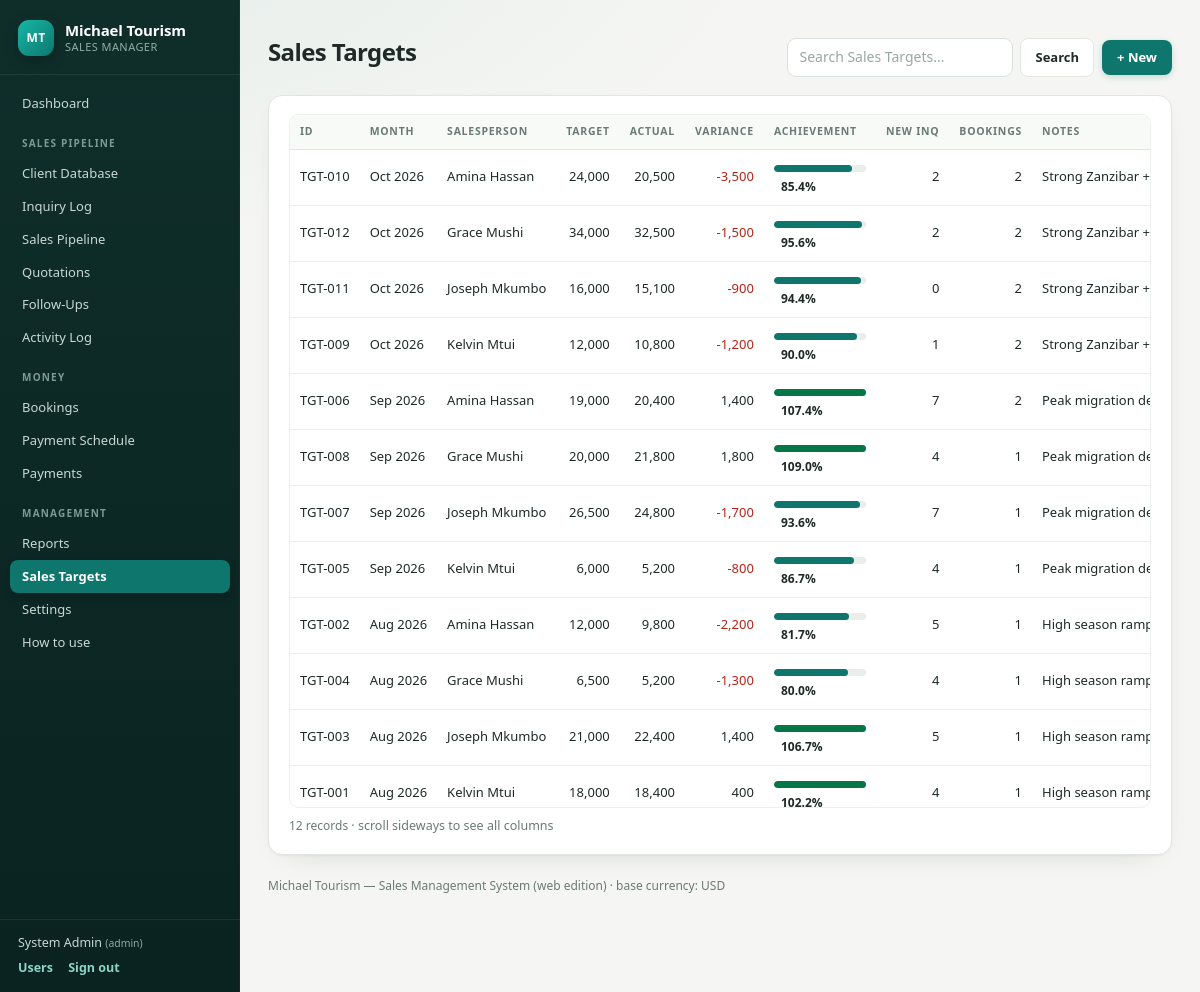
Screenshot of /index.php?page=targets (signed in) with the database file from the repository.
### tables this page shows
CREATE TABLE IF NOT EXISTS `users` (
  `id`            INT AUTO_INCREMENT PRIMARY KEY,
  `name`          VARCHAR(100) NOT NULL,
  `email`         VARCHAR(150) NOT NULL UNIQUE,
  `salt`          VARCHAR(64)  NOT NULL,
  `password_hash` VARCHAR(64)  NOT NULL,
  `role`          ENUM('admin','manager','sales') NOT NULL DEFAULT 'sales',
  `active`        TINYINT(1) NOT NULL DEFAULT 1,
  `created_at`    TIMESTAMP NOT NULL DEFAULT CURRENT_TIMESTAMP
);

CREATE TABLE IF NOT EXISTS `sales_targets` (
  `id`             INT AUTO_INCREMENT PRIMARY KEY,
  `month`          INT NOT NULL,
  `year`           INT NOT NULL,
  `salesperson`    INT NOT NULL,
  `target_revenue` DECIMAL(12,2) NULL,
  `notes`          TEXT NULL,
  UNIQUE KEY `uq_target` (`month`, `year`, `salesperson`)
);

### app/controllers/crud.php (called while the page is built, shortened)
<?php
function crud_rows(array $m, string $q): array
{
    $q    = trim((string)$q);
    $sql  = 'SELECT base.* FROM (' . $m['select'] . ') base';
    $params = [];
    $alias = str_replace('t.', 'base.', $m['ordered']);
    $sql .= ' ORDER BY ' . $alias;
    return crud_postprocess($m, DB::all($sql, $params));
}
function crud_postprocess(array $m, array $rows): array
{
    foreach ($rows as &$r) {
        $target = (float)($r['target_revenue'] ?? 0);
        $actual = (float)($r['actual'] ?? 0);
    }
    return $rows;
}
function crud_index(string $module): void
{
    $m = module_config($module);
    $q    = $_GET['q'] ?? '';
    $rows = crud_rows($m, (string)$q);
    view('crud_list', ['m' => $m, 'module' => $module, 'rows' => $rows, 'q' => $q]);
}

### app/Env.php (called while the page is built, shortened)
<?php
final class Env
{
    private static $values = [];
    public static function get(string $key, string $default = ''): string
    {
        $env = getenv($key);
        if ($env !== false && $env !== '') return $env;
        return self::$values[$key] ?? $default;
    }
}

### app/modules.php (called while the page is built, shortened)
<?php
function module_config(string $key): ?array
{
    static $modules = null;
    if ($modules === null) $modules = build_modules();
    return $modules[$key] ?? null;
}
function build_modules(): array
{
    $M = [];
    $M['payments'] = [
        'table'   => 'payments',
        'title'   => 'Payments',
        'prefix'  => 'PAY',
        'ordered' => 't.payment_date DESC, t.id DESC',
        'select'  => "
            SELECT t.*,
              CONCAT('PAY-',LPAD(t.id,3,'0'))                                     AS code,
              IF(t.booking_id IS NULL,'',CONCAT('BK-',LPAD(t.booking_id,3,'0')))  AS bk_code,
              c.name                                                              AS client_name,
              u.name                                                              AS sp_name,
              ROUND(COALESCE(t.amount,0) * COALESCE(fx.rate_to_base,1), 2)         AS base_amount
            FROM payments t
            LEFT JOIN bookings b ON b.id  = t.booking_id
            LEFT JOIN clients  c ON c.id  = b.client_id
            LEFT JOIN users    u ON u.id  = t.received_by
            LEFT JOIN fx_rates fx ON fx.currency = t.currency",
        'defaults' => [
            'payment_date' => 'today',
            'payment_type' => 'Deposit',
            'method'       => 'Bank Transfer',
        ],
        'cols' => [
            ['code', 'ID', 'code'],
            ['bk_code', 'Booking', 'code'],
            ['client_name', 'Client', 'text'],
            ['payment_date', 'Date', 'date'],
            ['invoice_ref', 'Invoice Ref', 'text'],
            ['payment_type', 'Type', 'text'],
            ['amount', 'Amount', 'money'],
            ['currency', 'Cur', 'text'],
            ['base_amount', 'Base Amount', 'money'],
            ['method', 'Method', 'text'],
            ['sp_name', 'Received By', 'text'],
            ['notes', 'Notes', 'text'],
        ],
        'fields' => [
            ['booking_id',   'Booking',     'ref:bookings', 'req'],
            ['payment_date', 'Payment Date', 'date',        'req'],
            ['invoice_ref',  'Invoice Ref', 'text'],
            ['payment_type', 'Payment Type', 'list:payment_type'],
            ['amount',       'Amount',      'money',        'req'],
            ['currency',     'Currency',    'currency'],
            ['method',       'Method',      'list:payment_method'],
            ['received_by',  'Received By', 'users'],
            ['notes',        'Notes',       'textarea'],
        ],
    ];
    $M['activities'] = [
        'table'   => 'activities',
        'title'   => 'Activity Log',
        'prefix'  => 'ACT',
        'ordered' => 't.activity_date DESC, t.id DESC',
        'select'  => "
            SELECT t.*,
              CONCAT('ACT-',LPAD(t.id,3,'0'))                                     AS code,
              CONCAT('INQ-',LPAD(t.inquiry_id,3,'0'))                             AS inq_code,
              c.name                                                              AS client_name,
              u.name                                                              AS sp_name
            FROM activities t
            LEFT JOIN inquiries i ON i.id = t.inquiry_id
            LEFT JOIN clients   c ON c.id = i.client_id
            LEFT JOIN users     u ON u.id = t.salesperson",
        'defaults' => [
            'activity_date' => 'today',
            'activity_type' => 'Call',
        ],
        'cols' => [
            ['code', 'ID', 'code'],
            ['activity_date', 'Date', 'date'],
            ['inq_code', 'Inquiry', 'code'],
            ['client_name', 'Client', 'text'],
            ['activity_type', 'Type', 'text'],
            ['summary', 'Summary', 'text'],
            ['next_action', 'Next Action', 'text'],
            ['next_action_date', 'Next Action Date', 'date'],
            ['sp_name', 'Salesperson', 'text'],
            ['duration_min', 'Min', 'int'],
        ],
        'fields' => [
            ['activity_date',    'Activity Date', 'date',          'req'],
            ['inquiry_id',       'Inquiry',       'ref:inquiries', 'req'],
            ['activity_type',    'Activity Type', 'list:activity_type'],
            ['summary',          'Summary',       'text',          'req'],
            ['next_action',      'Next Action',   'text'],
            ['next_action_date', 'Next Action Date', 'date'],
            ['salesperson',      'Salesperson',   'users'],
            ['duration_min',     'Duration (min)', 'int'],
        ],
    ];
    return $M;
}

### app/DB.php (called while the page is built, shortened)
<?php
final class DB
{
    private static $pdo = null;
    public static function pdo(): PDO
    {
        if (self::$pdo instanceof PDO) return self::$pdo;
        $dsn_host = Env::get('DB_HOST', '127.0.0.1');
        $dsn_port = Env::int('DB_PORT', 3306);
        $name     = Env::get('DB_NAME', '');
        $user     = Env::get('DB_USER', 'root');
        $pass     = Env::get('DB_PASS', '');
        $charset  = Env::get('DB_CHARSET', 'utf8mb4');
        $dsn = "mysql:host={$dsn_host};port={$dsn_port};dbname={$name};charset={$charset}";
        try {
            self::$pdo = new PDO($dsn, $user, $pass, [
                PDO::ATTR_ERRMODE            => PDO::ERRMODE_EXCEPTION,
                PDO::ATTR_DEFAULT_FETCH_MODE => PDO::FETCH_ASSOC,
                PDO::ATTR_EMULATE_PREPARES   => false,
            ]);
        } catch (PDOException $e) {
            http_response_code(500);
            error_log('DB connect failed: ' . $e->getMessage());
            exit('Database connection failed - check the credentials in .envWebVersion');
        }
        return self::$pdo;
    }
    public static function all(string $sql, array $params = []): array
    {
        $st = self::pdo()->prepare($sql);
        $st->execute($params);
        return $st->fetchAll();
    }
    public static function one(string $sql, array $params = []): ?array
    {
        $st = self::pdo()->prepare($sql);
        $st->execute($params);
        $row = $st->fetch();
        return $row === false ? null : $row;
    }
}

### app/Auth.php (called while the page is built, shortened)
<?php
final class Auth
{
    public static function user(): ?array
    {
        return DB::one('SELECT * FROM users WHERE id = ? AND active = 1', [$_SESSION['user_id']]);
    }
    public static function role(): string
    {
        $u = self::user();
        return $u ? $u['role'] : '';
    }
}

### app/views/crud_list.php (the view, shortened to what this page needs)
<div class="topbar">
  <h1><?= e($m['title']) ?></h1>
  <div class="tools">
    <form method="get" class="searchform">
      <input type="search" name="q" value="<?= e($q) ?>" placeholder="Search <?= e($m['title']) ?>...">
      <button class="btn ghost" type="submit">Search</button>
    </form>
    <a class="btn primary" href="index.php?page=<?= e($module) ?>&action=form">+ New</a>
  </div>
</div>
<div class="card full listcard">
  <div class="tablewrap listwrap">
  <table class="grid">
    <thead><tr>
      <?php foreach ($m['cols'] as [$k, $label]): ?><th><?= e($label) ?></th><?php endforeach; ?>
    </tr></thead>
    <tbody>
      <?php foreach ($rows as $r): ?>
      <tr>
        <?php foreach ($m['cols'] as [$k, , $type]): ?>
          <?php $v = $r[$k] ?? null; ?>
          <?php if ($type === 'badge'):   ?> <td><?= badge($v === null || $v === '' ? '-' : (string)$v) ?></td>
          <?php elseif ($type === 'money'): ?> <td class="num <?= (float)$v < 0 ? 'neg' : '' ?>"><?= money($v, false) ?></td>
          <?php elseif ($type === 'int'):  ?> <td class="num"><?= $v === null ? '—' : e($v) ?></td>
          <?php elseif ($type === 'date'): ?> <td class="dt"><?= $v ? e(date('d M Y', strtotime($v))) : '—' ?></td>
          <?php elseif ($type === 'pct'):  ?> <td><?= isset($r['achievement']) && $r['achievement'] !== null ? pct_bar((float)$r['achievement']) : '<span class="bdg dim">no target</span>' ?></td>
          <?php elseif ($type === 'percent'): ?> <td class="num"><?= $v === null || $v === '' ? '—' : number_format((float)$v, 1) . '%' ?></td>
          <?php else: ?> <td class="celltext"><?= $v === null || $v === '' ? '—' : e($v) ?></td>
          <?php endif; ?>
        <?php endforeach; ?>
          <?php if (in_array(Auth::role(), ['admin', 'manager'], true)): ?>
          <form method="post" action="index.php?page=<?= e($module) ?>&action=delete&id=<?= (int)($r['id'] ?? 0) ?>" class="inline"
                onsubmit="return confirm('Delete this record? This cannot be undone.');"><?= csrf_field() ?>
            <button class="btn tiny danger" type="submit">Del</button></form>
          <?php endif; ?>
      </tr>
      <?php endforeach; ?>
    </tbody>
  </table>
  </div>
  <div class="count"><?= count($rows) ?> record<?= count($rows) === 1 ? '' : 's' ?><?php if (count($m['cols']) > 8): ?> <span class="hint">· scroll sideways to see all columns</span><?php endif; ?></div>
</div>

### app/helpers.php (shortened to what this page needs)
<?php
function e(?string $s): string
{
    return htmlspecialchars((string)$s, ENT_QUOTES, 'UTF-8');
}
function base_currency(): string
{
    return strtoupper(Env::get('BASE_CURRENCY', 'USD'));
}
function money($n, bool $with_cur = false): string
{
    $s = number_format((float)$n, 0);
    return $with_cur ? $s . ' ' . base_currency() : $s;
}
function pct_bar(float $pct): string
{
    $pct = max(0.0, min(150.0, $pct));
    $cls = $pct >= 100 ? 'ok' : ($pct >= 75 ? 'mid' : 'low');
    return '<div class="pbar"><div class="fill ' . $cls . '" style="width:'
        . sprintf('%01.1f%%', $pct) . '"></div></div>'
        . '<span class="pnum">' . number_format($pct, 1) . '%</span>';
}

### app/views/layout.php (shortened to what this page needs)
?><!DOCTYPE html>
<html lang="en">
<head>
<link rel="stylesheet" href="assets/style.css">
</head>
<body class="<?= !empty($bare) ? 'bare' : '' ?>">
<?php if (!empty($bare)): ?>
  <?= $content ?>
<?php else: ?>
<div class="shell">
  <aside class="side">
    <div class="brand">
      <span class="mark">MT</span>
      <div class="brandtext"><b>Michael Tourism</b><span>Sales Manager</span></div>
    </div>
    <nav>
      <a href="index.php?page=dashboard" <?= ($page ?? '') === 'dashboard' ? 'class="on"' : '' ?>>Dashboard</a>
      <?php
        $groups = [
          'Sales Pipeline' => [
            ['clients',      'Client Database'],
            ['inquiries',    'Inquiry Log'],
            ['pipeline',     'Sales Pipeline'],
            ['quotations',   'Quotations'],
            ['followups',    'Follow-Ups'],
            ['activities',   'Activity Log'],
          ],
          'Money' => [
            ['bookings',     'Bookings'],
            ['schedule',     'Payment Schedule'],
            ['payments',     'Payments'],
          ],
          'Management' => [
            ['reports',      'Reports'],
            ['targets',      'Sales Targets'],
            ['settings',     'Settings'],
            ['help',         'How to use'],
          ],
        ];
        foreach ($groups as $label => $items): ?>
          <div class="navgrp"><?= e($label) ?></div>
          <?php foreach ($items as [$p, $txt]): ?>
            <a href="index.php?page=<?= $p ?>" <?= ($page ?? '') === $p ? 'class="on"' : '' ?>><?= e($txt) ?></a>
          <?php endforeach; ?>
        <?php endforeach; ?>
    </nav>
    <div class="me">
      <div><?= e($user['name'] ?? '') ?> <small>(<?= e($user['role'] ?? '') ?>)</small></div>
      <a href="index.php?page=users">Users</a>
      <a href="index.php?page=logout">Sign out</a>
    </div>
  </aside>
  <main class="main">
    <?= $content ?>
    <footer class="foot">Michael Tourism — Sales Management System (web edition) · base currency: <?= e($base_cur) ?></footer>
  </main>
</div>
<?php endif; ?>
</body>
</html>

### rows the page displays
users: name "System Admin", role "admin"
sales_targets: v "TGT-010", v "Oct 2026", v "Amina Hassan", target_revenue "24,000", v "20,500", v "-3,500", pct "85.4", v "2", notes "Strong Zanzibar + Kilimanja…"
sales_targets: v "TGT-012", v "Oct 2026", v "Grace Mushi", target_revenue "34,000", v "32,500", v "-1,500", pct "95.6", v "2", notes "Strong Zanzibar + Kilimanja…"
sales_targets: v "TGT-011", v "Oct 2026", v "Joseph Mkumbo", target_revenue "16,000", v "15,100", v "-900", pct "94.4", v "0", v "2", notes "Strong Zanzibar + Kilimanja…"
sales_targets: v "TGT-009", v "Oct 2026", v "Kelvin Mtui", target_revenue "12,000", v "10,800", v "-1,200", pct "90.0", v "1", v "2", notes "Strong Zanzibar + Kilimanja…"
sales_targets: v "TGT-006", v "Sep 2026", v "Amina Hassan", target_revenue "19,000", v "20,400", v "1,400", pct "107.4", v "7", v "2", notes "Peak migration…"
sales_targets: v "TGT-008", v "Sep 2026", v "Grace Mushi", target_revenue "20,000", v "21,800", v "1,800", pct "109.0", v "4", v "1", notes "Peak migration…"
sales_targets: v "TGT-007", v "Sep 2026", v "Joseph Mkumbo", target_revenue "26,500", v "24,800", v "-1,700", pct "93.6", v "7", v "1", notes "Peak migration…"
sales_targets: v "TGT-005", v "Sep 2026", v "Kelvin Mtui", target_revenue "6,000", v "5,200", v "-800", pct "86.7", v "4", v "1", notes "Peak migration…"
sales_targets: v "TGT-002", v "Aug 2026", v "Amina Hassan", target_revenue "12,000", v "9,800", v "-2,200", pct "81.7", v "5", v "1", notes "High season…"
sales_targets: v "TGT-004", v "Aug 2026", v "Grace Mushi", target_revenue "6,500", v "5,200", v "-1,300", pct "80.0", v "4", v "1", notes "High season…"
sales_targets: v "TGT-003", v "Aug 2026", v "Joseph Mkumbo", target_revenue "21,000", v "22,400", v "1,400", pct "106.7", v "5", v "1", notes "High season…"
sales_targets: v "TGT-001", v "Aug 2026", v "Kelvin Mtui", target_revenue "18,000", v "18,400", v "400", pct "102.2", v "4", v "1", notes "High season…"

### other values shown
$label "SALES PIPELINE"
$txt "Client Database"
$txt "Inquiry Log"
$txt "Sales Pipeline"
$txt "Quotations"
$txt "Follow-Ups"
$txt "Activity Log"
$label "MONEY"
$txt "Bookings"
$txt "Payment Schedule"
$txt "Payments"
$label "MANAGEMENT"
$txt "Reports"
$txt "Sales Targets"
$txt "Settings"
